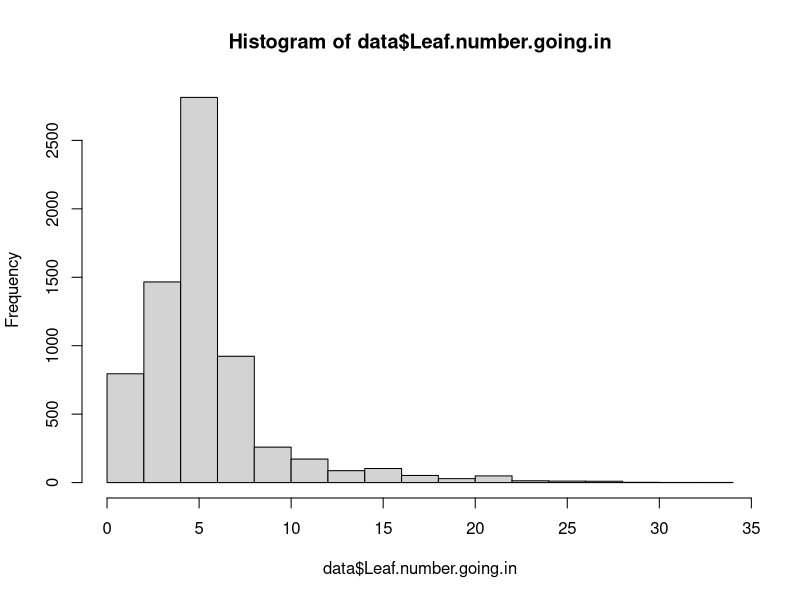
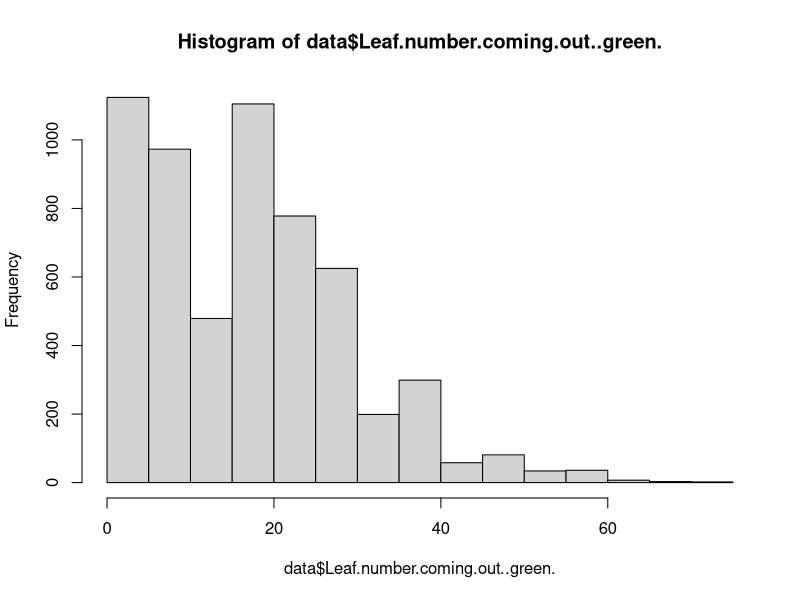
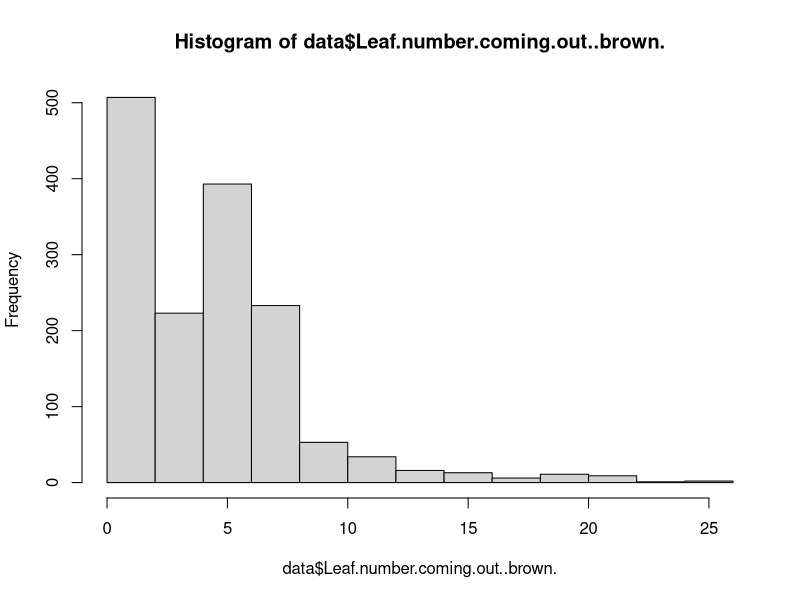
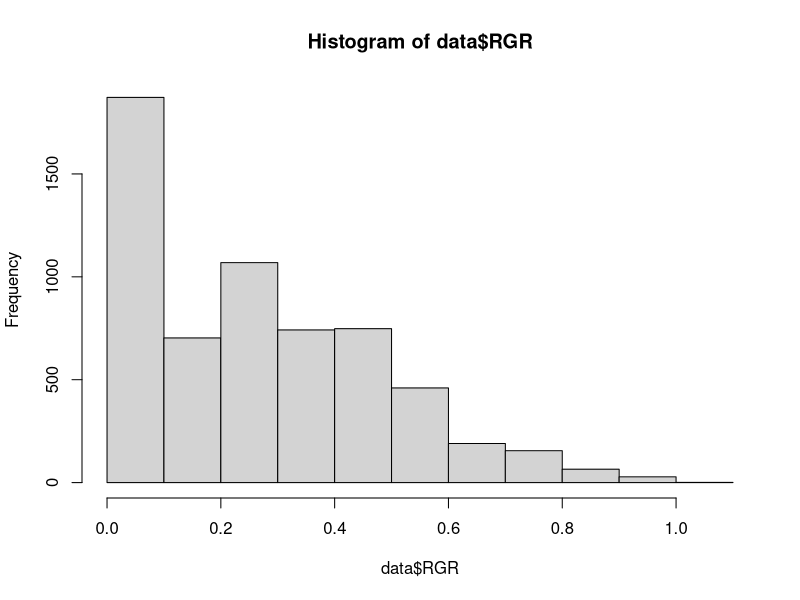

Reproduce these figures in R, in order. (Note: this script raises an error after producing the figures.)

#### PROJECT: Mimulus cardinalis TPC project
#### PURPOSE: Clean up TPC data for M. cardinalis study   
####          populations 
#### AUTHOR: Rachel Wooliver
#### DATE LAST MODIFIED: 2020-02-15 by rcw



###########################
# load packages
###########################
library(ggplot2)
library(dplyr)
library(tidyverse)

###
### DATASET
###
data <- read.csv("Raw data/Master TPC 2019.csv", na.strings=c("NA","","--"))
str(data)
###
### Measurements
###
# 1. Leaf number going in
# 2. Leaf number coming out (green)
# 3. Leaf number coming out (brown)



### For leaf number going in AND leaf number coming out green:
# 0 = live seedling with only cotyledons (no true leaves)
# NA = no seedling there
### For leaf number coming out brown:
# 0 = dead seedling with only cotyledons (no true leaves)
# NA = no brown leaves



###
### Make response variables numeric
###
data$Leaf.number.going.in <- as.numeric(data$Leaf.number.going.in); hist(data$Leaf.number.going.in)
data$Leaf.number.coming.out..green. <- as.numeric(as.character(data$Leaf.number.coming.out..green.)); hist(data$Leaf.number.coming.out..green.)
data$Leaf.number.coming.out..brown. <- as.numeric(as.character(data$Leaf.number.coming.out..brown.)); hist(data$Leaf.number.coming.out..brown.)


###
### Remove trays 55-60 (all died during run) and 103-108 (not used in experiment)
###
data <- data[-which(data$Tray %in% c(55:60, 103:108)),] 
# original sample size was 7776, now 6912






###
### Plants that we will not have an RGR value for:
###
# 1. NA leaf number going in
data$NAleafIn <- rep(0, dim(data)[1])
data$NAleafIn[which(is.na(data$Leaf.number.going.in)==TRUE)] <- 1
sum(data$NAleafIn) # 545 did not germinate or died prior to chamber runs
# 2. 0 leaf number going in
data$zeroLeafIn <- rep(0, dim(data)[1])
data$zeroLeafIn[which(data$Leaf.number.going.in==0)] <- 1
sum(data$zeroLeafIn) # 321 only had cotyledons prior to chamber runs
# 3. Accidentally sampled before we counted leaf number out (for gene expression or picture)
data$sampledB4leafOut <- rep(0, dim(data)[1])
data$sampledB4leafOut[which(data$Notes=="Samples for GE 4/10 - Didn't get leaf # out" | data$Notes=="sampled early" | data$Notes=="Sampled early" | data$Notes=="Sampled Early")] <- 1
sum(data$sampledB4leafOut) # 13 were accidentally damaged before final leaf number was measured
# So these are the plants that we will not include in our RGR calculation:
data$outRGR <- rep(0, dim(data)[1])
data$outRGR[which(data$NAleafIn==1 | data$zeroLeafIn==1 | data$sampledB4leafOut==1)] <- 1
dim(data)[1]-sum(as.numeric(data$outRGR)) # 6033 plants we have RGR data for


###
## Make sure leaf number coming out >= leaf number going in, then calculate RGR
###
totalLeavesOut <- rowSums(data[,c("Leaf.number.coming.out..green.", "Leaf.number.coming.out..brown.")], na.rm=TRUE)
totalLeavesOut[which(data$outRGR==1)] <- NA
data$zeros <- rep(0, dim(data)[1])
totalLeavesIn <- rowSums(data[,c("Leaf.number.going.in","zeros")], na.rm=TRUE)
inspect <- which(totalLeavesIn > totalLeavesOut)
data[inspect,c("Tray","Cell","Leaf.number.going.in", "Leaf.number.coming.out..green.", "Leaf.number.coming.out..brown.")]
# Assume that leaves turned brown if not recorded coming out
# (verified using pictures of trays coming out of the chambers)
data$Leaf.number.coming.out..brown.[inspect]<-c(2,4,2,4,8,6,2,2,2,6,6,22,8,8)
# Also need to look at cases where there were zero leaves going in, NA coming out
# These were probably overlooked dead seedlings
# (verified using pictures of trays coming out of the chambers)
zeroIn <- rep(0, dim(data)[1])
zeroIn[which(data$Leaf.number.going.in==0)] <- 1
naOutG <- rep(0, dim(data)[1])
naOutG[which(is.na(data$Leaf.number.coming.out..green.)==TRUE)] <- 1
naOutB <- rep(0, dim(data)[1])
naOutB[which(is.na(data$Leaf.number.coming.out..brown.)==TRUE)] <- 1
naOutBG <- rep(0, dim(data)[1])
naOutBG[which((naOutG + naOutB)==2)] <- 1
data[which((naOutBG+zeroIn)==2),]
data$Leaf.number.coming.out..brown.[which((naOutBG+zeroIn)==2)] <- 0


###
## Calculate RGR
###
data$RGR <- rep(NA, dim(data)[1])
keep <- seq(1, dim(data)[1])[-which(data$outRGR==1)]
data$RGR[keep] <- (rowSums(data[keep,c("Leaf.number.coming.out..green.","Leaf.number.coming.out..brown.")], na.rm=TRUE) - data$Leaf.number.going.in[keep])/(data$Leaf.number.going.in[keep]*7)
# Look at histogram of RGR to make sure all values are positive 
hist(data$RGR); range(na.omit(data$RGR))




###
### Interesting things in addition to RGR and Fv/Fm we might analyze:
###

## 1. Survival
# survival = 0 if the plant died
# and survival = NA if Leaf.number.going.in, Leaf.number.coming.out..green., & Leaf.number.coming.out..brown. are all NA
data$surv <- rep(1,dim(data)[1])
died <- rep(0,dim(data)[1])
died[which(naGoingIn==0 & data$Leaf.number.going.in==data$Leaf.number.coming.out..brown.)] <- 1
died[which(data$Leaf.number.coming.out..green.>0)] <- 0
data$surv[which(died==1)] <- 0
data$surv[which(naGoingIn==1 & data$newGerm==0)]  <- NA








### 
###  Reorganize levels and assign colors to regions
### 
data$Group <- factor(data$Group, levels(data$Group)[c(5:8, 1:4, 9:12)])
data$Pop <- factor(data$Pop, levels(data$Pop)[c(3,4,1,2,5,6)])
data$Reg <- factor(data$Reg, levels(data$Reg)[c(2,1,3)])
data$regCol <- rep("#9E0142", dim(data)[1]) # red
data$regCol[which(data$Reg=="C")] <- "#FEF0A5" # yellow
data$regCol[which(data$Reg=="N")] <- "#5E4FA2" # purple






### 
### Our response variables
### 

### 1. RGR (numeric continuous)
hist(data$RGR)

### 2. surv (numeric 0=died / 1=survived)
data %>% group_by(Temp) %>% summarize(mean = mean(surv, na.rm = TRUE))



# Create new variable for temperature
data$daytimeTemp <- floor(as.numeric(as.character(data$Temp)))
data$daytimeTemp[which(data$Temp.ord==0)] <- 10





### PLOT OVERALL RGR DATA WITH TREATMENT MEANS
ggplot(data, aes(x = daytimeTemp, y = RGR, group=Group)) +
  geom_point(aes(x=daytimeTemp,y=RGR,fill=Group),
             position = position_jitter(width=0.7), 
             size=1.5, shape=21, alpha=0.3) + 
  scale_y_continuous(name="RGR", limits=c(-0.05, 1.1)) + 
  scale_x_continuous(name="Temperature", limits=c(7.5,47.5), breaks=seq(10,45,by=5)) + 
  theme_classic() +
  scale_fill_manual(values=c(rep("#5E4FA2", 4), rep("#FEF0A5", 4), rep("#9E0142", 4))) + 
  facet_wrap(~Group, ncol=4) +
  theme(legend.position="none", panel.border = element_rect(colour = "black", fill=NA, size=2)) +
  geom_hline(yintercept=0, linetype="dashed", color = "black") +
  stat_summary(fun.y = mean, colour = "black", geom = "line", lwd=1.5)



### PLOT OVERALL RGR DATA WITH TREATMENT MEANS BY FAMILY
ggplot(data, aes(x = daytimeTemp, y = RGR, group = FamID)) +
  geom_point(aes(x=daytimeTemp,y=RGR,fill=FamID),
                        position = position_jitter(width=0.7), 
                        size=1.5, shape=21) +
  scale_y_continuous(name="RGR by family", limits=c(-0.05, 1.1)) + 
  scale_x_continuous(name="Temperature", limits=c(7.5,47.5), breaks=seq(10,45,by=5)) + 
  theme_classic() +
  scale_fill_manual(values=rep(rainbow(18),12)) + 
  facet_wrap(~Group, ncol=4) +
  theme(legend.position="none", panel.border = element_rect(colour = "black", fill=NA, size=2)) +
  geom_hline(yintercept=0, linetype="dashed", color = "black") +
  stat_summary(fun.y = mean, geom = "line", lwd=0.25, aes(color=FamID)) +
  scale_color_manual(values=rep(rainbow(18),12))



### PLOT OVERALL SURVIVAL DATA WITH TREATMENT MEANS
ggplot(data, aes(x = daytimeTemp, y = surv, group = Group)) +
  geom_point(aes(colour=Group), alpha=0.55) +
  scale_y_continuous(name="Survival", limits=c(-0.05, 1.05)) + 
  scale_x_continuous(name="Temperature", limits=c(7.5,47.5), breaks=seq(10,45,by=5)) + 
  theme_classic() +
  scale_colour_manual(values=c(rep("#5E4FA2", 4), rep("#FEF0A5", 4), rep("#9E0142", 4))) + 
  facet_wrap(~Group, ncol=4) +
  theme(legend.position="none", panel.border = element_rect(colour = "black", fill=NA, size=2)) +
  geom_hline(yintercept=c(0,1), linetype="dashed", color = "black") +
  geom_hline(yintercept=seq(.25,0.75,by=0.25), color = "gray", size=0.15) +
  stat_summary(fun.y = mean, colour = "black", geom = "line", lwd=1.5)





### PLOT OVERALL SURVIVAL DATA WITH FAMILY MEANS
ggplot(data, aes(x = daytimeTemp, y = surv, colour = FamID)) +
  geom_point(aes(colour=FamID), size=0.35) +
  scale_y_continuous(name="Survival by family", limits=c(-0.05, 1.05)) + 
  scale_x_continuous(name="Temperature", limits=c(7.5,47.5), breaks=seq(10,45,by=5)) + 
  theme_classic() +
  scale_colour_manual(values=rep(rainbow(18),12)) + 
  facet_wrap(~Group, ncol=4) +
  theme(legend.position="none", panel.border = element_rect(colour = "black", fill=NA, size=2)) +
  geom_hline(yintercept=c(0,1), linetype="dashed", color = "black") +
  geom_hline(yintercept=seq(.25,0.75,by=0.25), color = "gray", size=0.15) +
  stat_summary(fun.y = mean, geom = "line", lwd=0.25)





# Export data for analysis:
write.csv(data, "Processed data/TPC data_cleaned.csv")


